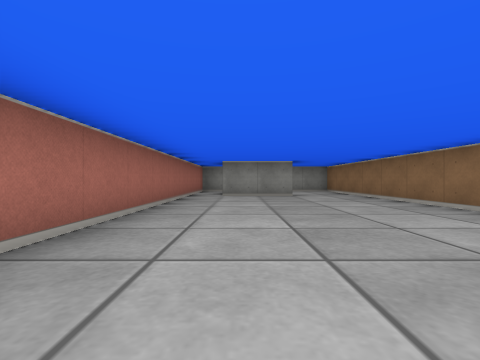
View 1 (above)

17 first-person views from a walk through a cub3D ray-caster map. The camera is about half as high as the walls, looks level and sees 85° across. The floor is counted in squares. Each view is taken from the middle of a square. On the plan, view 1 faces up. The plan holds only what a view shows up to about 9 squares ahead; the rest is blank.

View 2
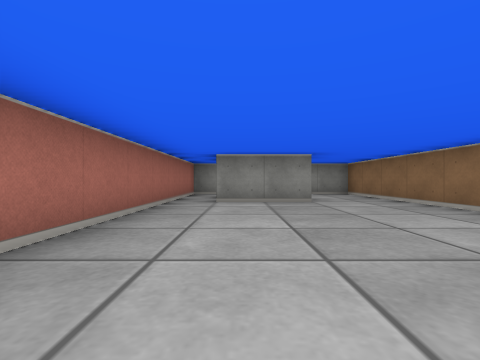

View 3
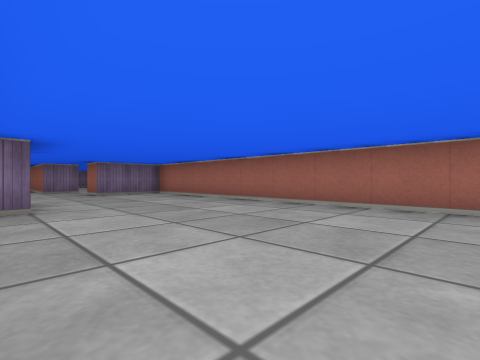

View 4
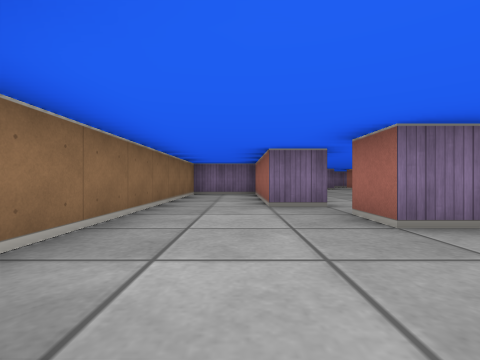

View 5
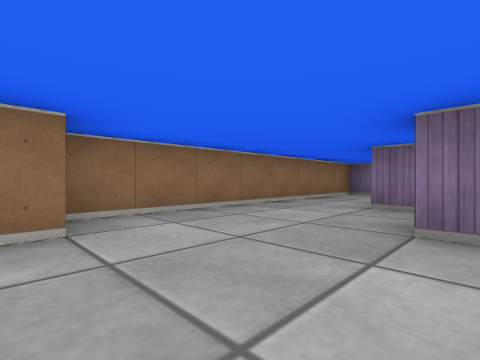

View 6
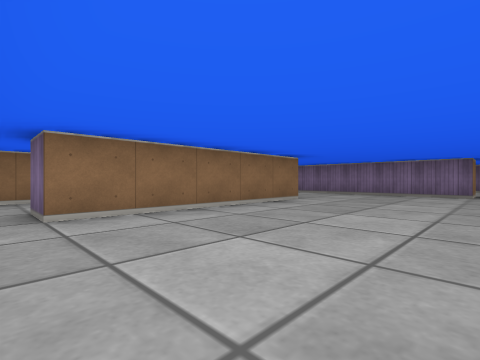

View 7
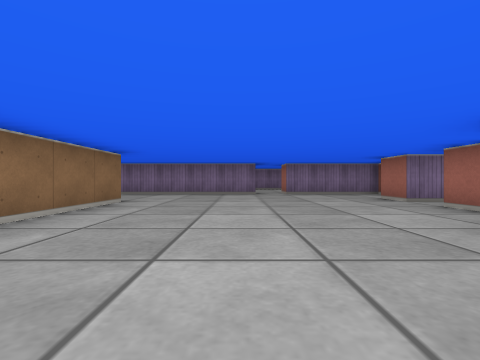

View 8
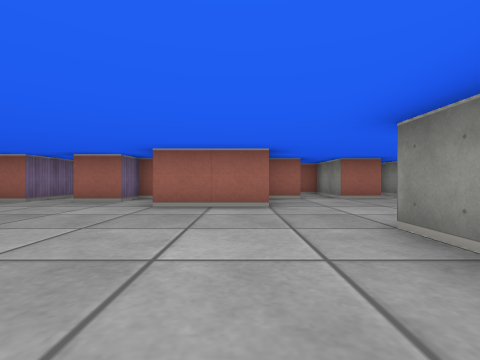

View 9
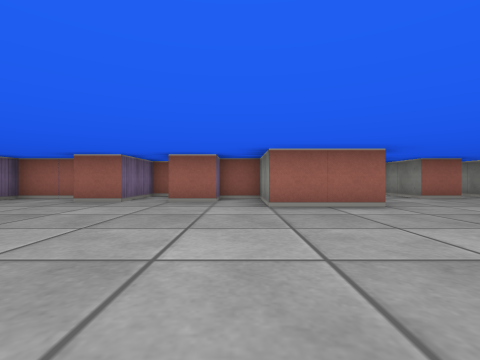

View 10
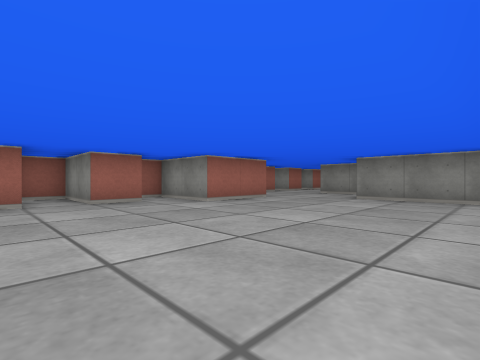

View 11
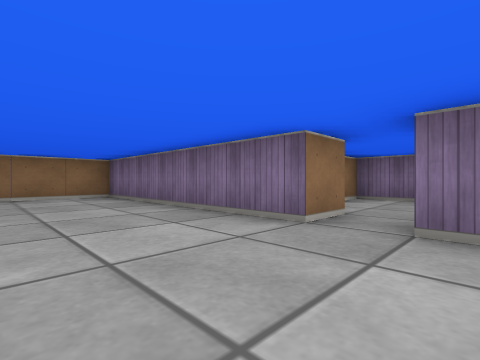

View 12
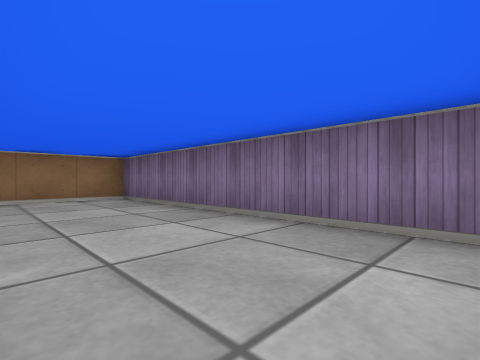

View 13
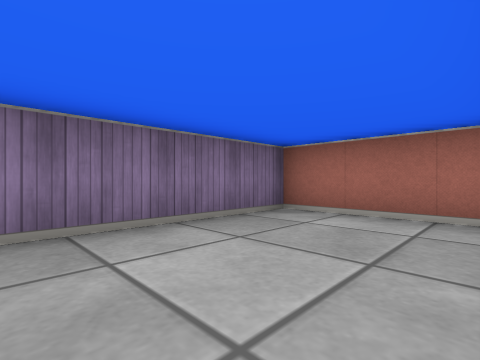

View 14
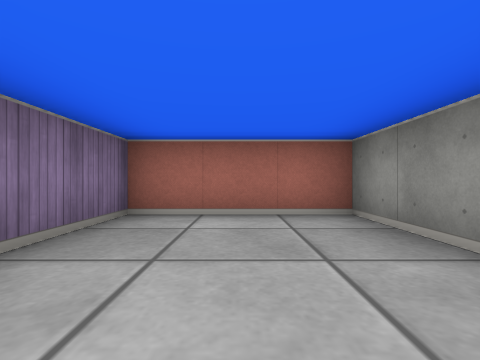

View 15
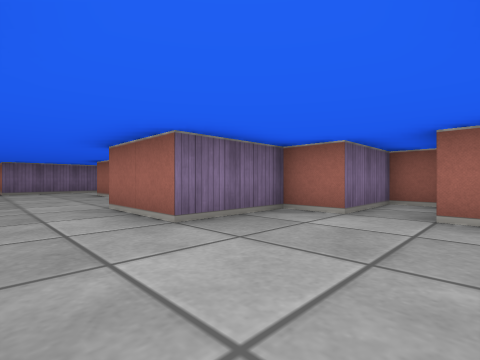

View 16
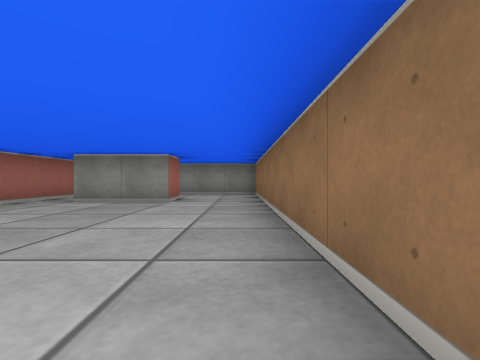

View 17
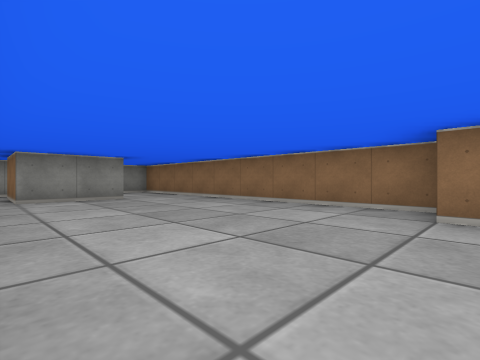

### Floor plan
Points are (right, up) in squares from view 1. A wall is a line through its corners. A room is listed if a view was taken in it or the views show most of it. See-through windows are left out.
Room 1 (views 1, 2, 3, 4, 5, 16, 17)
walls: (3.5, 1.6) (3.5, 10.5) (-1.5, 10.5) (-1.5, -2.2); (2.5, -0.6) (2.5, 1.5); (-1.2, -2.5) (0.5, -2.5) (0.5, -3.5); (0.5, -4.5) (1.5, -4.5) (1.5, -8.1); (1.5, 8.5) (1.5, 7.5) (-0.5, 7.5) (-0.5, 9.2); (1.4, -8.5) (3.5, -8.5) (3.5, -0.6)
ways out: opening at (0, -4) to room 2
Room 2 (views 6, 7, 8, 9, 10, 11, 15)
walls: (0.5, -9.6) (0.5, -4.5); (-6.5, -11.1) (-6.5, -12.5) (-3.5, -12.5) (-3.5, -13.4); (-0.2, -3.5) (-2.5, -3.5); (-2.5, -13.5) (-2.5, -12.5) (3.5, -12.5) (3.5, -10.2); (-3.2, -1.5) (-4.2, -1.5); (-6.5, -1.5) (-6.5, -2.5) (-8.5, -2.5) (-8.5, -3.5) (-6.5, -3.5) (-6.5, -4.5) (-4.5, -4.5) (-4.5, -6.5) (-6.5, -6.5) (-6.5, -7.5) (-5.5, -7.5) (-5.5, -8.5) (-7.5, -8.5) (-7.5, -9.5) (-5.5, -9.5) (-5.5, -10.5)
ways out: opening at (0, -4) to room 1; opening at (-3, -13) to room 3; opening at (-5.5, -2)
Room 3 (views 12, 13, 14)
walls: (-6.6, -13.5) (-8.5, -13.5) (-8.5, -16.5) (-1.5, -16.5) (-1.5, -14.2)
ways out: opening at (-3, -13) to room 2

Where each view was taken, in squares from view 1:
view 1: 0 up, 0 right, facing up
view 2: 2 up, 0 right, facing up
view 3: 6 up, 3 right, facing down-left
view 4: 0 up, 2 right, facing down
view 5: 0 up, 0 right, facing down-right
view 6: 4 down, 3 left, facing down-right
view 7: 4 down, 2 left, facing down
view 8: 5 down, 0 right, facing left
view 9: 7 down, 0 right, facing left
view 10: 10 down, 0 right, facing up-left
view 11: 10 down, 4 left, facing down-right
view 12: 14 down, 8 left, facing down-right
view 13: 14 down, 5 left, facing down-left
view 14: 15 down, 5 left, facing left
view 15: 2 down, 3 left, facing down-left
view 16: 2 up, 3 right, facing up
view 17: 1 up, 1 left, facing up-right
